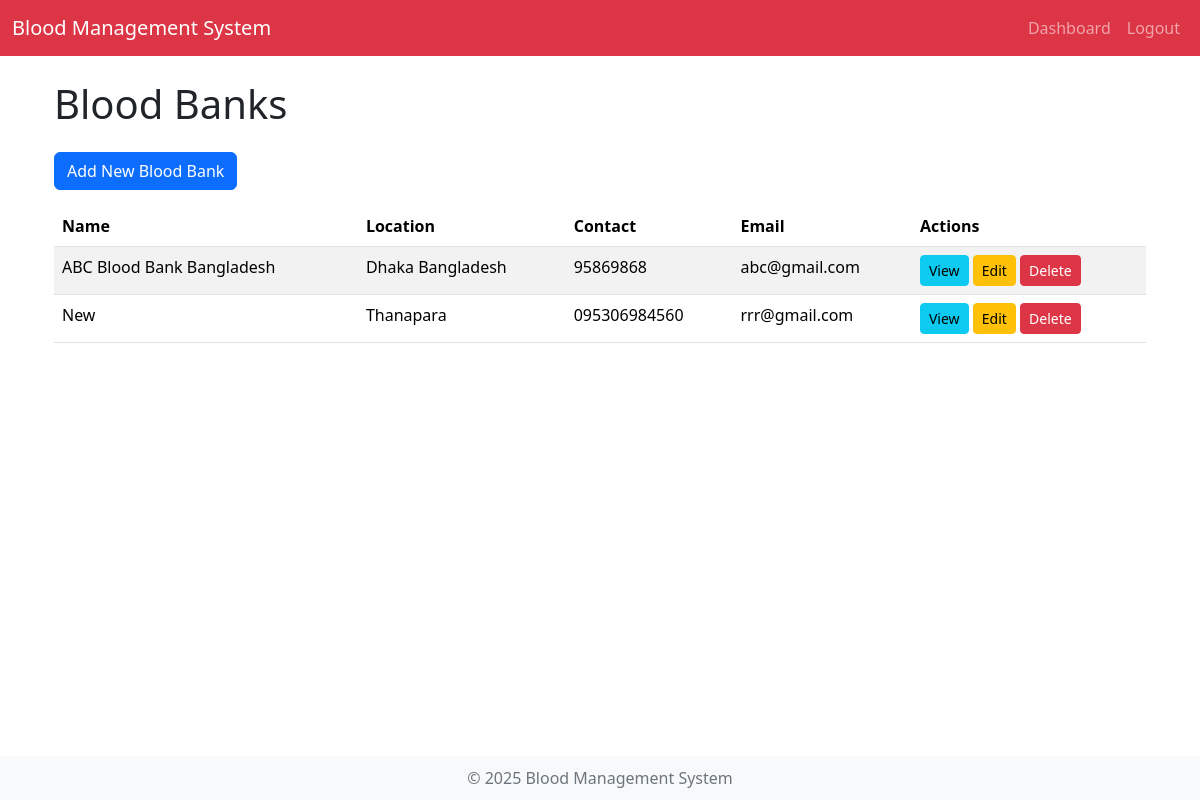
The app's page /manage/blood_banks/ (signed in) with its own data.
### core/models.py (models this page shows, shortened)
class BloodBank(models.Model):
    name = models.CharField(max_length=100)
    location = models.CharField(max_length=255)
    contact_number = models.CharField(max_length=20, blank=True, null=True)
    email = models.EmailField(blank=True, null=True)

### core/views.py (the view)
# urls.py: path("manage/blood_banks/", views.blood_bank_list, name="blood_bank_list"),
@login_required
@user_passes_test(is_admin)
def blood_bank_list(request):
    blood_banks = BloodBank.objects.all()
    return render(request, 'admin/blood_bank_list.html', {'blood_banks': blood_banks})

### core/views.py (called while the page is built)
def is_admin(user):
    return user.is_authenticated and user.is_admin

### core/templates/admin/blood_bank_list.html (shortened to what this page needs)
{% extends 'base.html' %}
{% block content %}
<div class="container">
    <h1 class="my-4">Blood Banks</h1>
    <a href="{% url 'blood_bank_create' %}" class="btn btn-primary mb-3">Add New Blood Bank</a>
    <table class="table table-striped">
        <thead>
            <tr>
                <th>Name</th>
                <th>Location</th>
                <th>Contact</th>
                <th>Email</th>
                <th>Actions</th>
            </tr>
        </thead>
        <tbody>
            {% for bb in blood_banks %}
                {% if bb.pk %}
                    <tr>
                        <td>{{ bb.name }}</td>
                        <td>{{ bb.location }}</td>
                        <td>{{ bb.contact_number|default:"N/A" }}</td>
                        <td>{{ bb.email|default:"N/A" }}</td>
                        <td>
                            <a href="{% url 'blood_bank_detail' bb.pk %}" class="btn btn-info btn-sm">View</a>
                            <a href="{% url 'blood_bank_update' bb.pk %}" class="btn btn-warning btn-sm">Edit</a>
                            <a href="{% url 'blood_bank_delete' bb.pk %}" class="btn btn-danger btn-sm">Delete</a>
                        </td>
                    </tr>
                {% endif %}
            {% empty %}
                <tr>
                    <td colspan="5" class="text-center">No blood banks found.</td>
                </tr>
            {% endfor %}
        </tbody>
    </table>
</div>
{% endblock %}

### core/templates/base.html (style rules this page uses)
body { padding-top: 56px; }

### records on screen
BloodBank: name "ABC Blood Bank Bangladesh", location "Dhaka Bangladesh", contact_number "95869868", email "abc@gmail.com"
BloodBank: name "New", location "Thanapara", contact_number "095306984560", email "rrr@gmail.com"
